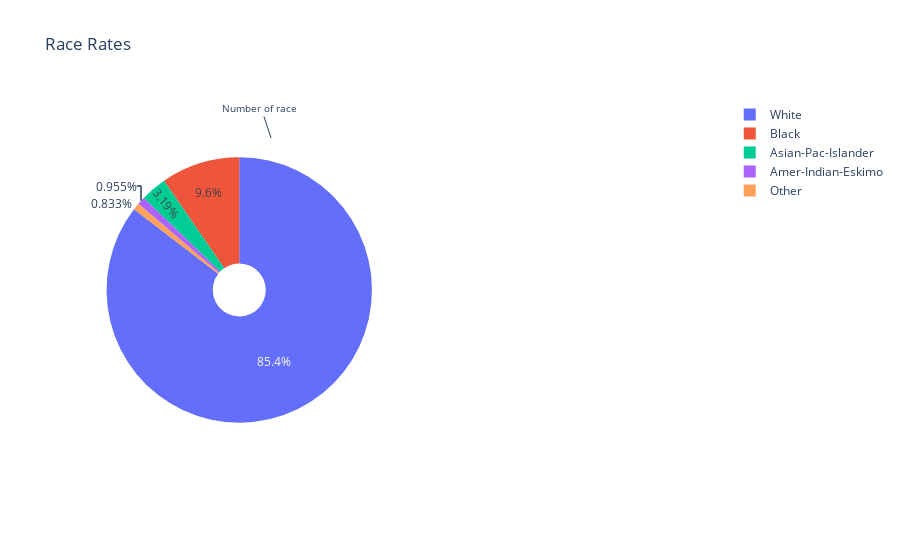

This figure's notebook cell:
### Code cell
from plotly.offline import init_notebook_mode, iplot, plot
import plotly as py
init_notebook_mode(connected = True)
import plotly.graph_objs as go
import plotly.express as px 

labels = df.race.unique()
# figure
fig = {
    "data" : [
        {
            "values" : pie1_list,
            "labels" : labels,
            "domain" : {"x": [0, 0.5]},
            "name" : "Number Of Race",
            "hoverinfo" : "label + percent",
            "hole" : .2,
            "type" : "pie",
            "pull" : [0,0,0,0,0, 0.2,0.2]    # exploded
        },
    ],
    "layout" : {
        "title" : "Race Rates",
        "annotations" : [
            {"font" : {"size" : 10},
             "text" : "Number of race ",
             "x" : 0.3,
             "y" : 0.9
            },
        
        ],
   
    }
}
iplot(fig)

### Figure 1 — Plotly figure (JSON) as saved in the notebook; plotly's stock layout.template omitted (floating-point values rounded to 4 significant figures)
{"data": [{"domain": {"x": [0, 0.5]}, "hole": 0.2, "hoverinfo": "label+percent", "labels": ["White", "Black", "Asian-Pac-Islander", "Amer-Indian-Eskimo", "Other"], "name": "Number Of Race", "pull": [0, 0, 0, 0, 0, 0.2, 0.2], "type": "pie", "values": [27807, 3124, 1039, 311, 271]}], "layout": {"annotations": [{"font": {"size": 10}, "text": "Number of race ", "x": 0.3, "y": 0.9}], "title": {"text": "Race Rates"}}}
